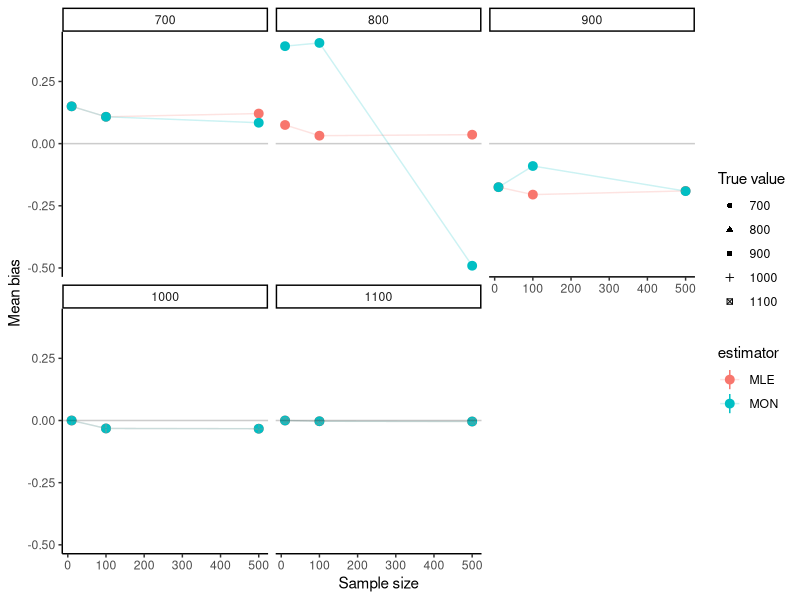
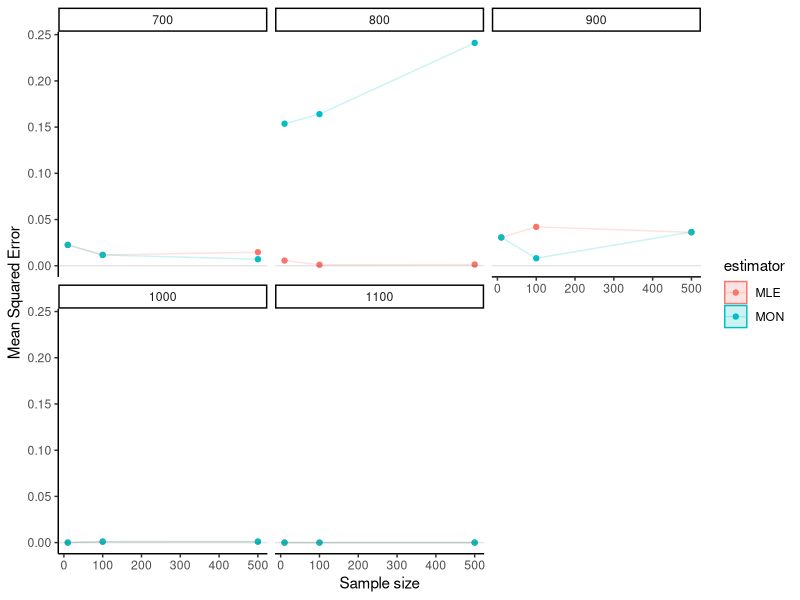
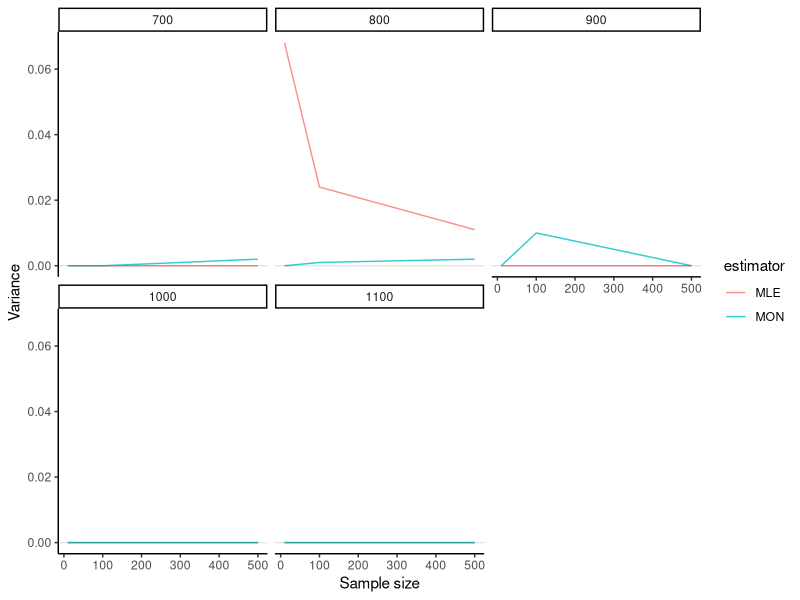
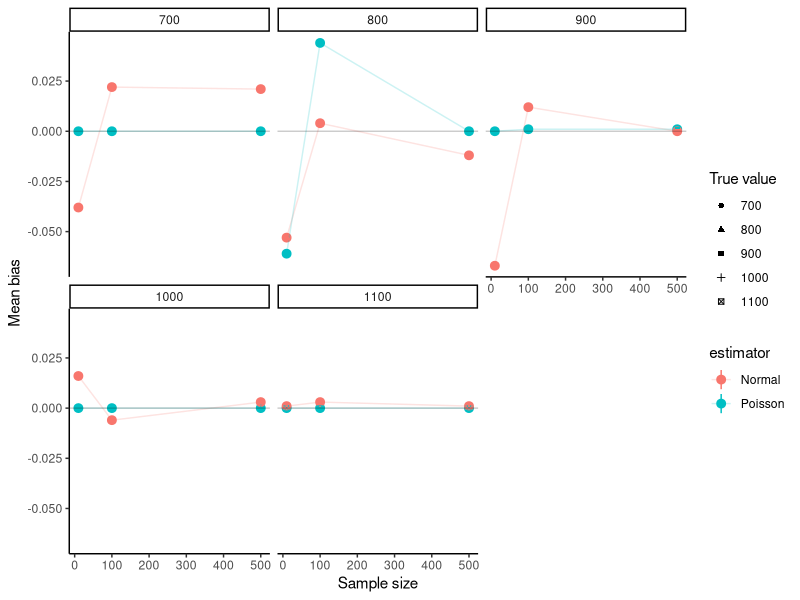
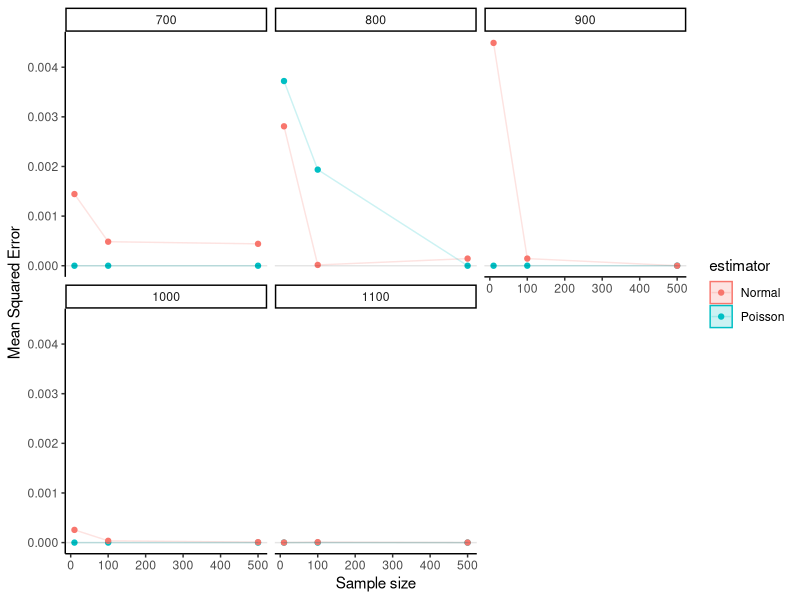
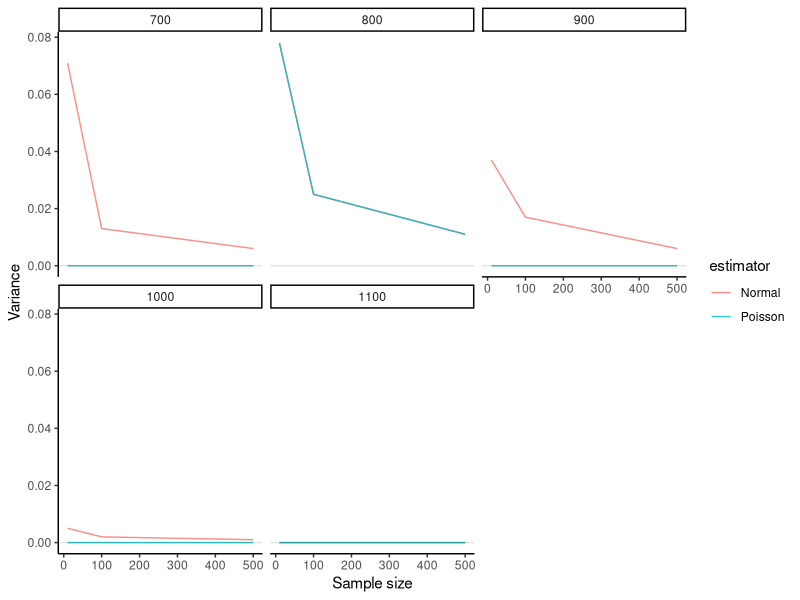
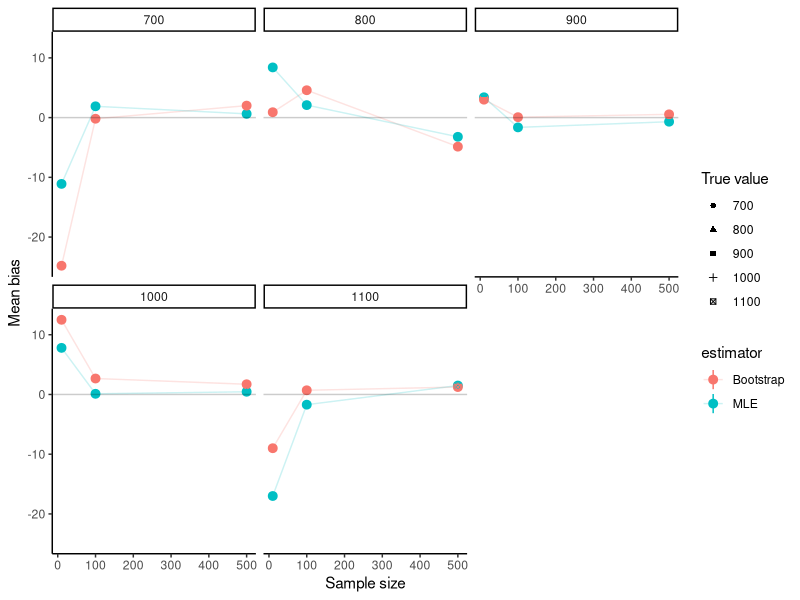
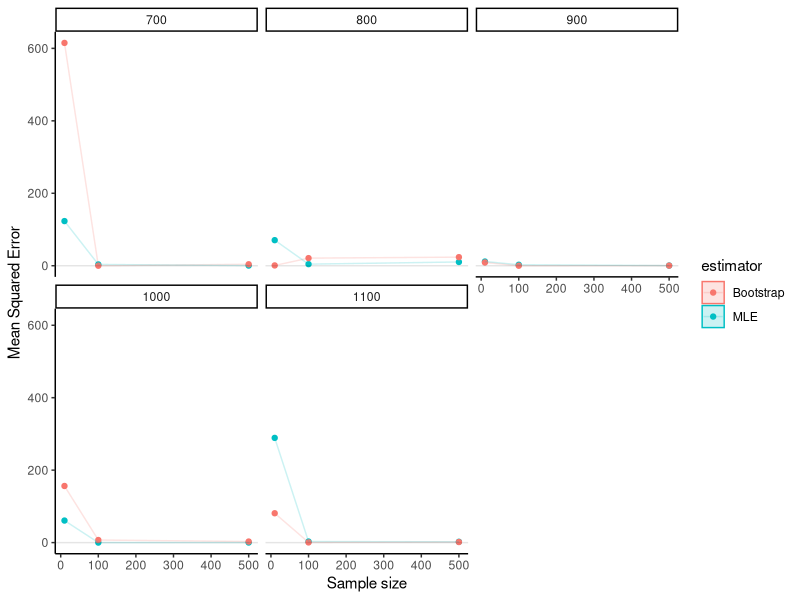

Here is the R script that generated these plots, in order:
## ---- chunk 1
knitr::opts_chunk$set(echo = TRUE)
## ---- chunk 2
set.seed(222)
library(data.table)
library(dplyr)
results <- rbindlist(lapply(c(10, 100, 500), function(n){
  rbindlist(lapply(c(700, 800, 900, 1000, 1100), function(param){
    x_pois <- round(rpois(n*12, param/12))
    
    #calculate lambda hat
    MLE_pois <- 12*mean(x_pois)
    MON <- sample(x_pois, size = 1)*12
    
    #calculate true probability at cutoff
    trueProb <- mean(x_pois*12 < 805)
    
    par_MLE <- ppois(805, MLE_pois)
    par_MON <- ppois(805, MON)
    
    #calculate asymptotic variance 
    v_MLE <- par_MLE*(1-par_MLE)/sqrt(n)
    v_MON <- par_MON*(1-par_MON)/sqrt(n)
    
    # Return estimates in data table
    data.table(n = c(n, n),
               estimator = factor(c("MLE", "MON")),
               param_mu = c(param, param),
               trueProb = c(trueProb, trueProb), 
               estimate = c(MLE_pois, MON),
               #variances = c(var_pois, var_norm),
               prob = c(par_MLE, par_MON),
               asymptotic_var = c(v_MLE, v_MON)
               )
  }))
  }))
options(scipen = 999)
results <- results %>%
  mutate_if(is.numeric, round, digits=3)
results
## ---- chunk 3
# Get results from simulation
bias_sim = results[, .(mean_bias = mean(prob - trueProb),
                           lower_bias = quantile(prob - trueProb, 0.025),
                           upper_bias = quantile(prob - trueProb, 0.975)),
by = c("n", "param_mu", "estimator")]
bias_sim
library(ggplot2)
library(dplyr)
# Plot of bias, facet by beta
bias_sim %>%
  ggplot(aes(x = n, y = mean_bias, color = estimator)) + 
  geom_pointrange(aes(ymin = lower_bias, ymax = upper_bias)) + geom_line(alpha = 0.2) +
  geom_point(aes(shape = factor(param_mu))) +
  geom_abline(slope = 0, intercept = 0, alpha = 0.2) + facet_wrap(~ param_mu) +
  scale_shape_discrete("True value") +
  labs(x = "Sample size", y = "Mean bias") +
  theme_classic()
## ---- chunk 4
mse_sim <- results[, .(mean_mse = mean((prob - trueProb)^2),
                          lower_mse = quantile((prob - trueProb)^2, 0.025),
                          upper_mse = quantile((prob - trueProb)^2, 0.975)),
                      by = c("n", "param_mu", "estimator")]
mse_sim
# Plot of MSE, facet by beta
mse_sim %>%
  ggplot(aes(x = n, y = mean_mse, color = estimator)) +
  geom_ribbon(aes(ymin = lower_mse, ymax = upper_mse, fill = estimator, color = NULL),
              alpha = 0.2 )+
  geom_point() + geom_line(alpha = 0.2) +
  scale_shape_discrete("True value") +
  geom_abline(slope = 0, intercept = 0, alpha = 0.1) +
  facet_wrap(~ param_mu) +
  labs(x = "Sample size", y = "Mean Squared Error") +
  theme_classic()
## ---- chunk 5
estimator_var <- results[, .(var_est = asymptotic_var), 
                         by = c("n", "param_mu", "estimator")]
estimator_var
# Plot of variance (similar to MSE???)
estimator_var %>%
  ggplot(aes(x = n, y = var_est, color = estimator)) +
  geom_line(alpha = 0.8) +
  # geom_ribbon(aes(ymin = lower_mse, ymax = upper_mse, fill = estimator, color = NULL),
  #             alpha = 0.2) + geom_point() + 
  geom_abline(slope = 0, intercept = 0, alpha = 0.1) +
  facet_wrap(~param_mu) +
  labs(x = "Sample size", y = "Variance") +
  theme_classic()

## ---- chunk 6
set.seed(222)
library(data.table)
library(dplyr)
results <- rbindlist(lapply(c(10, 100, 500), function(n){
  rbindlist(lapply(c(700, 800, 900, 1000, 1100), function(param){
    x_pois <- round(rpois(n, param))
    x_norm <- round(rnorm(n, param, 100))
    
    #calculate lambda hat
    MLE_pois <- mean(x_pois)
    MLE_norm <- mean(x_norm)
    boot_pois <- mean(sample(x_pois, size=n, replace = T))
    
    # #calculate ???? variance
    # var_pois <- sd(x_pois)^2
    # var_norm <- sd(x_norm)^2
    
    #calculate true probability at cutoff
    truePoisProb <- mean(x_pois < 805)
    trueNormProb <- mean(x_norm < 805)
    
    par_pois <- ppois(805, MLE_pois)
    par_norm <- pnorm(805, MLE_norm, 100)
    par_boot <- ppois(805, boot_pois)
    
    #calculate asymptotic variance 
    v_pois <- par_pois*(1-par_pois)/sqrt(n)
    v_norm <- par_norm*(1-par_norm)/sqrt(n)
    v_boot <- par_boot*(1-par_boot)/sqrt(n)
    
    # Return estimates in data table
    data.table(n = c(n, n),
               estimator = factor(c("Poisson", "Normal")),
               param_mu = c(param, param),
               trueProb = c(truePoisProb, trueNormProb), 
               estimate = c(MLE_pois, MLE_norm),
               #variances = c(var_pois, var_norm),
               prob = c(par_pois, par_norm),
               asymptotic_var = c(v_pois, v_norm)
               )
  }))
  }))
options(scipen = 999)
results <- results %>%
  mutate_if(is.numeric, round, digits=3)
results
## ---- chunk 7
# Get results from simulation
bias_sim = results[, .(mean_bias = mean(prob - trueProb),
                           lower_bias = quantile(prob - trueProb, 0.025),
                           upper_bias = quantile(prob - trueProb, 0.975)),
by = c("n", "param_mu", "estimator")]

mse_sim <- results[, .(mean_mse = mean((prob - trueProb)^2),
                          lower_mse = quantile((prob - trueProb)^2, 0.025),
                          upper_mse = quantile((prob - trueProb)^2, 0.975)),
                      by = c("n", "param_mu", "estimator")]

estimator_var <- results[, .(var_est = asymptotic_var), 
                         by = c("n", "param_mu", "estimator")]
## ---- chunk 8
library(ggplot2)
library(dplyr)
# Plot of bias, facet by beta
bias_sim %>%
  ggplot(aes(x = n, y = mean_bias, color = estimator)) + 
  geom_pointrange(aes(ymin = lower_bias, ymax = upper_bias)) + geom_line(alpha = 0.2) +
  geom_point(aes(shape = factor(param_mu))) +
  geom_abline(slope = 0, intercept = 0, alpha = 0.2) + facet_wrap(~ param_mu) +
  scale_shape_discrete("True value") +
  labs(x = "Sample size", y = "Mean bias") +
  theme_classic()

# Plot of MSE, facet by beta
mse_sim %>%
  ggplot(aes(x = n, y = mean_mse, color = estimator)) +
  geom_ribbon(aes(ymin = lower_mse, ymax = upper_mse, fill = estimator, color = NULL),
              alpha = 0.2 )+
  geom_point() + geom_line(alpha = 0.2) +
  scale_shape_discrete("True value") +
  geom_abline(slope = 0, intercept = 0, alpha = 0.1) +
  facet_wrap(~ param_mu) +
  labs(x = "Sample size", y = "Mean Squared Error") +
  theme_classic()

# Plot of variance (similar to MSE???)
estimator_var %>%
  ggplot(aes(x = n, y = var_est, color = estimator)) +
  geom_line(alpha = 0.8) +
  # geom_ribbon(aes(ymin = lower_mse, ymax = upper_mse, fill = estimator, color = NULL),
  #             alpha = 0.2) + geom_point() + 
  geom_abline(slope = 0, intercept = 0, alpha = 0.1) +
  facet_wrap(~param_mu) +
  labs(x = "Sample size", y = "Variance") +
  theme_classic()
## ---- chunk 9
set.seed(222)
library(data.table)
library(dplyr)
results <- rbindlist(lapply(c(10, 100, 500), function(n){
  rbindlist(lapply(c(700, 800, 900, 1000, 1100), function(param){
    x_pois <- round(rpois(n, param))
    
    #calculate lambda hat
    MLE_pois <- mean(x_pois)
    boot_pois <- mean(sample(x_pois, size=n, replace = T))
    
    # #calculate asymptotic variance 
    # v_pois <- par_pois*(1-par_pois)/sqrt(n)
    # v_boot <- par_boot*(1-par_boot)/sqrt(n)
    
    # Return estimates in data table
    data.table(n = c(n, n),
               estimator = factor(c("MLE", "Bootstrap")),
               trueMean = c(param, param),
               estimatedMean = c(MLE_pois, boot_pois)
               #asymptotic_var = c(v_pois, v_boot)
               )
  }))
  }))
options(scipen = 999)
results <- results %>%
  mutate_if(is.numeric, round, digits=3)
results
## ---- chunk 10
# Get results from simulation
bias_sim = results[, .(mean_bias = mean(estimatedMean - trueMean),
                           lower_bias = quantile(estimatedMean - trueMean, 0.025),
                           upper_bias = quantile(estimatedMean - trueMean, 0.975)),
by = c("n", "trueMean", "estimator")]

mse_sim <- results[, .(mean_mse = mean((estimatedMean - trueMean)^2),
                          lower_mse = quantile((estimatedMean - trueMean)^2, 0.025),
                          upper_mse = quantile((estimatedMean - trueMean)^2, 0.975)),
                      by = c("n", "trueMean", "estimator")]

# estimator_var <- results[, .(var_est = asymptotic_var), 
#                          by = c("n", "param_mu", "estimator")]
## ---- chunk 11
library(ggplot2)
library(dplyr)
# Plot of bias, facet by beta
bias_sim %>%
  ggplot(aes(x = n, y = mean_bias, color = estimator)) + 
  geom_pointrange(aes(ymin = lower_bias, ymax = upper_bias)) + geom_line(alpha = 0.2) +
  geom_point(aes(shape = factor(trueMean))) +
  geom_abline(slope = 0, intercept = 0, alpha = 0.2) + facet_wrap(~ trueMean) +
  scale_shape_discrete("True value") +
  labs(x = "Sample size", y = "Mean bias") +
  theme_classic()

# Plot of MSE, facet by beta
mse_sim %>%
  ggplot(aes(x = n, y = mean_mse, color = estimator)) +
  geom_ribbon(aes(ymin = lower_mse, ymax = upper_mse, fill = estimator, color = NULL),
              alpha = 0.2 )+
  geom_point() + geom_line(alpha = 0.2) +
  scale_shape_discrete("True value") +
  geom_abline(slope = 0, intercept = 0, alpha = 0.1) +
  facet_wrap(~ trueMean) +
  labs(x = "Sample size", y = "Mean Squared Error") +
  theme_classic()

# # Plot of variance (similar to MSE???)
# estimator_var %>%
#   ggplot(aes(x = n, y = var_est, color = estimator)) +
#   geom_line(alpha = 0.8) +
#   # geom_ribbon(aes(ymin = lower_mse, ymax = upper_mse, fill = estimator, color = NULL),
#   #             alpha = 0.2) + geom_point() + 
#   geom_abline(slope = 0, intercept = 0, alpha = 0.1) +
#   facet_wrap(~param_mu) +
#   labs(x = "Sample size", y = "Variance") +
#   theme_classic()
## ---- chunk 12
# set.seed(222)
# sim_results_hyp <- rbindlist(lapply(c(10, 100, 500), function(n){
#   rbindlist(lapply(c(700, 800, 900, 1000, 1100), function(param){
#     x_pois <- round(rpois(n, param))
#     x_norm <- round(rnorm(n, param, 100))
#     
#     # Same as before
#     MLE_pois <- mean(x_pois)
#     MLE_norm <- mean(x_norm)
#     truePoisProb <- mean(x_pois < 805)
#     trueNormProb <- mean(x_norm < 805)
#     par_pois <- ppois(805, MLE_pois)
#     par_norm <- pnorm(805, MLE_norm, 100)
#     v_pois <- par_pois*(1-par_pois)/sqrt(n)
#     v_norm <- par_norm*(1-par_norm)/sqrt(n)
#     
#     
#     data = data.table(trueProb = trueProb, x_pois = x_pois, x_norm = x_norm)
#     # Fit two models for LRT
#     null_model <- lm(trueProb ~ 0.5, data = data)
#     alt_mod_pois <- lm(y ~ 0 + x_pois, data = data)
#     alt_mod_norm <- lm(y ~ 0 + x_norm, data = data)
#     
#     # log likelihood approach reject
#     log_lik_pois <- 2*(abs(logLik(alt_mod_pois) - logLik(null_model))) > qchisq(0.95, df=1)
#     log_lik_norm <- 2*(abs(logLik(alt_mod_norm) - logLik(null_model))) > qchisq(0.95, df=1)
#     
#     # Return estimates in data table
#     data.table(n = c(n, n),
#                estimator = factor(c("Poisson", "Normal")),
#                likelihood = c(log_lik_pois, log_lik_norm),
#                param_mu = c(param, param),
#                trueProb = c(truePoisProb, trueNormProb), 
#                estimate = c(MLE_pois, MLE_norm),
#                prob = c(par_pois, par_norm),
#                asymptotic_var = c(v_pois, v_norm)
#                )
#   }))
#   }))
# options(scipen = 999)
# sim_results_hyp <- sim_results_hyp %>%
#   mutate_if(is.numeric, round, digits=3)
# sim_results_hyp
## ---- chunk 13
# set.seed(222)
# library(data.table)
# result <- rbindlist(lapply(c(10, 100, 500), function(n){
#   rbindlist(lapply(c(300, 330, 350), function(param){
#     x_pois <- rpois(n, param)
#     x_norm <- rnorm(n, param, 20)
#     
#     #calculate lambda hat
#     MLE_pois <- mean(x_pois)
#     MLE_norm <- mean(x_norm)
#     
#     #calculate analytic variance
#     var_pois <- sd(x_pois)^2
#     var_norm <- sd(x_norm)^2
#     
#     # Return estimates in data table
#     data.table(n = n, estimator = factor(c("Poisson", "Normal")), paramue = param,
#                estimate = c(MLE_pois, MLE_norm), variances = c(var_pois, var_norm))
#   }))
#   }))
# result
## ---- chunk 14
# # Get results from simulation
# bias_sim = result[, .(mean_bias = mean(estimate - paramue),
#                            lower_bias = quantile(estimate - paramue, 0.025),
#                            upper_bias = quantile(estimate - paramue, 0.975)),
# by = c("n", "paramue", "estimator")]
# 
# mse_sim <- result[, .(mean_mse = mean((estimate - paramue)^2),
#                           lower_mse = quantile((estimate - paramue)^2, 0.025),
#                           upper_mse = quantile((estimate - paramue)^2, 0.975)),
#                       by = c("n", "paramue", "estimator")]
# 
# estimator_var <- result[, .(var_est = var(estimate)), by = c("n", "paramue", "estimator")]
# 
# library(ggplot2)
# library(dplyr)
# # Plot of bias, facet by beta
# bias_sim %>%
#   ggplot(aes(x = n, y = mean_bias, color = estimator)) + 
#   geom_pointrange(aes(ymin = lower_bias, ymax = upper_bias)) + geom_line(alpha = 0.2) +
#   geom_point(aes(shape = factor(paramue))) +
#   geom_abline(slope = 0, intercept = 0, alpha = 0.2) + facet_wrap(~param_mu) +
#   scale_shape_discrete("True value") +
#   labs(x = "Sample size", y = "Mean bias") +
#   theme_classic()
## ---- chunk 15
# set.seed(222)
# x_boot <- sample(x_sim, size=10, replace = T)
# boot_MLE <- mean(x_boot)
# boot_MLE
# 
# set.seed(222)
# x_sim <- rpois(10, 327)
# x_MLE <- sum(x_sim)/10
# x_MLE
